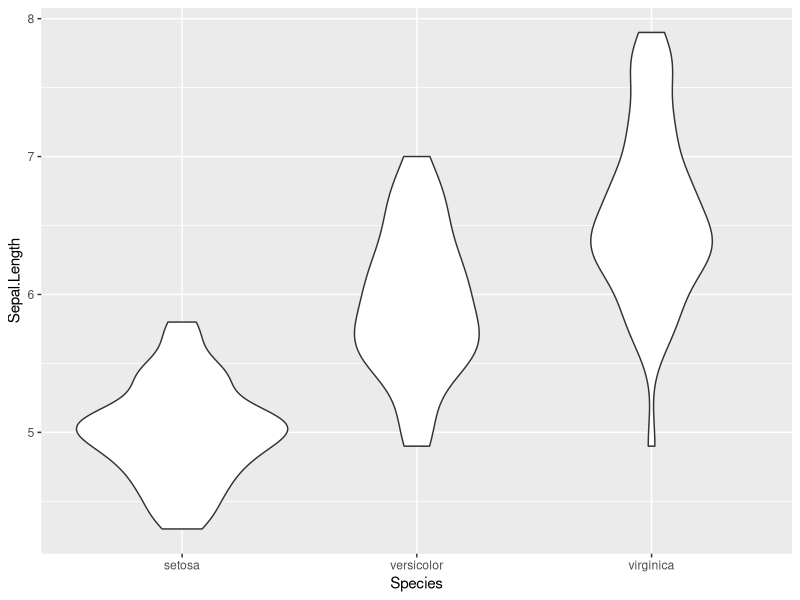
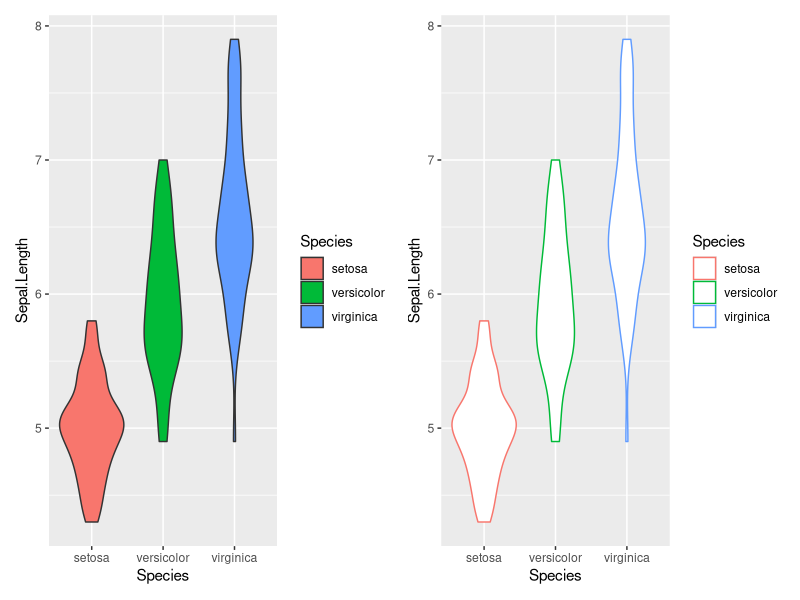

Generate these figures, in order, with R:
## ---- chunk 1
library(ggplot2)
library(dplyr)
library(patchwork)

data("iris")
head(iris)
## ---- chunk 2
ggplot(iris, aes(x=Species, y=Sepal.Length)) +
  geom_violin()
## ---- chunk 3
p1 <- ggplot(iris, aes(x=Species, y=Sepal.Length)) +
  geom_violin(aes(fill=Species))

p2 <- ggplot(iris, aes(x=Species, y=Sepal.Length)) +
  geom_violin(aes(color=Species))

p1 + p2
